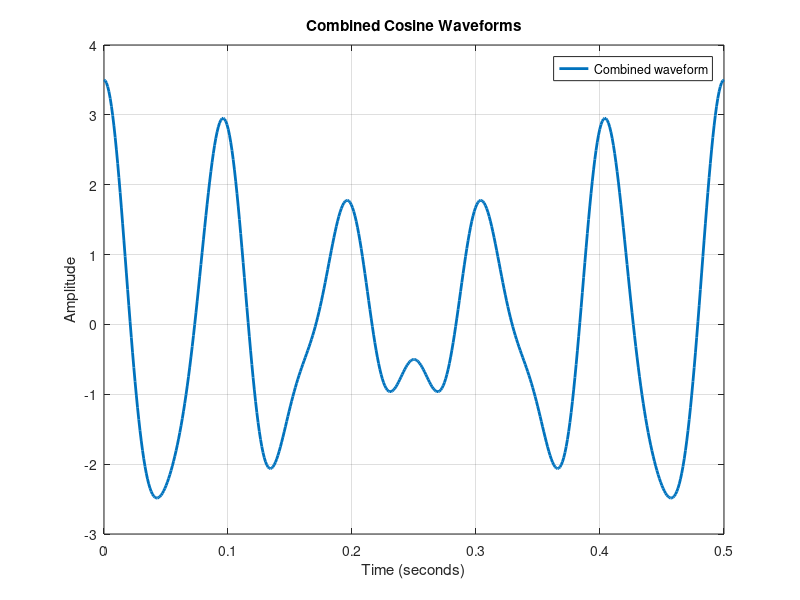

MATLAB code to generate this figure:
% Defining parameters
A = 1 + mod(580,3);
duration = 0.5; % seconds
sampling_rate = 1000; % samples per second
T = linspace(0, duration, duration*sampling_rate);

% Waveform (a)
amp_a = A;
freq_a = 5*A;
y_a = amp_a*cos(2*pi*freq_a*T);

% Waveform (b)
amp_b = A/2;
freq_b = 6*A;
y_b = amp_b*cos(2*pi*freq_b*T);

% Waveform (c)
amp_c = A/4;
freq_c = 10*A;
y_c = amp_c*cos(2*pi*freq_c*T);

% Combining waveforms
y_t = y_a + y_b + y_c;

figure;
plot(T, y_t, 'LineWidth', 2);

xlabel('Time (seconds)');
ylabel('Amplitude');
title('Combined Cosine Waveforms');
legend('Combined waveform');
grid on;